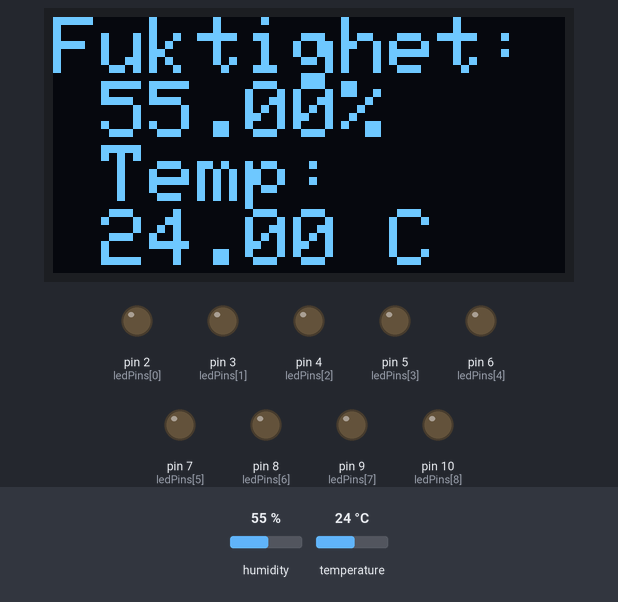
Bench run of a sketch on a simulated Arduino Uno, built with avr-gcc and run on an emulated ATmega328P. Parts: 128×64 one-colour display, output pins drawn as LEDs (lit = HIGH). The test bench sets the inputs (shaded band); at power-on: humidity 55 %, temperature 24 °C. The display library's start-up logo is not drawn; what the sketch prints to the serial monitor is not drawn.

Above: at 2.2 s.
2.3 s: humidity set to 22 %
At 5.6 s:
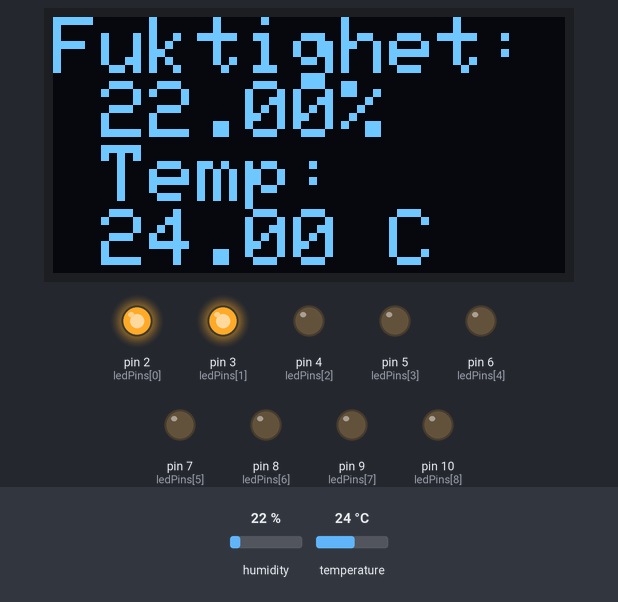
6.2 s: humidity set to 28 %
At 7.7 s:
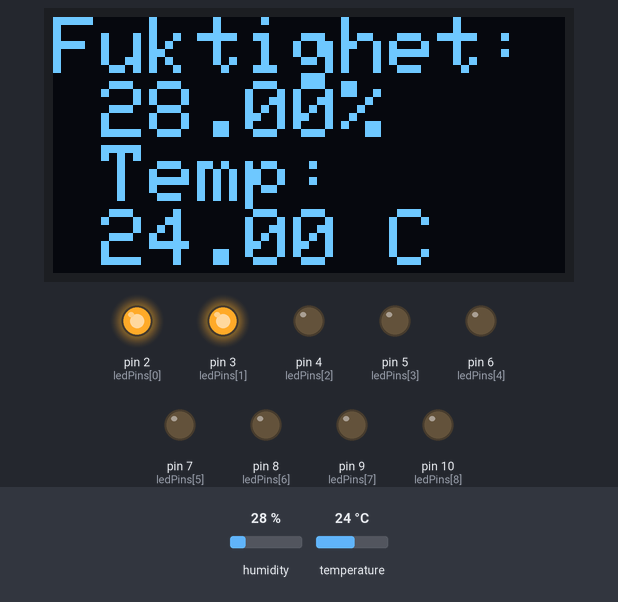
10.1 s: humidity set to 31 %
At 10.8 s:
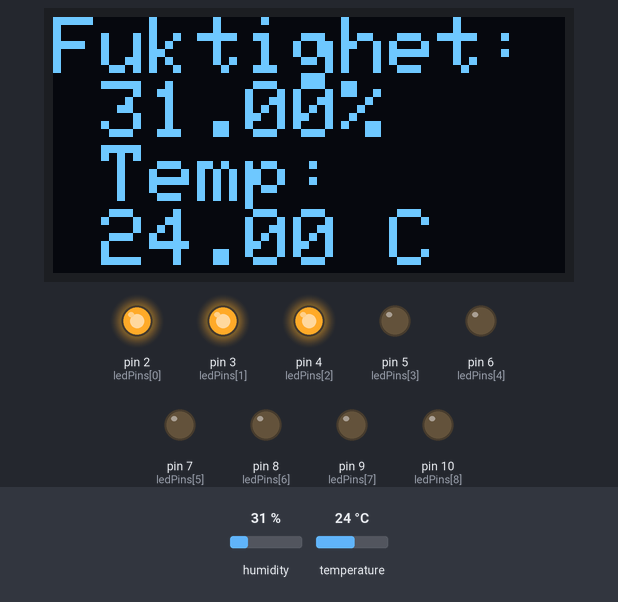
14.0 s: humidity set to 40 %
At 17.3 s:
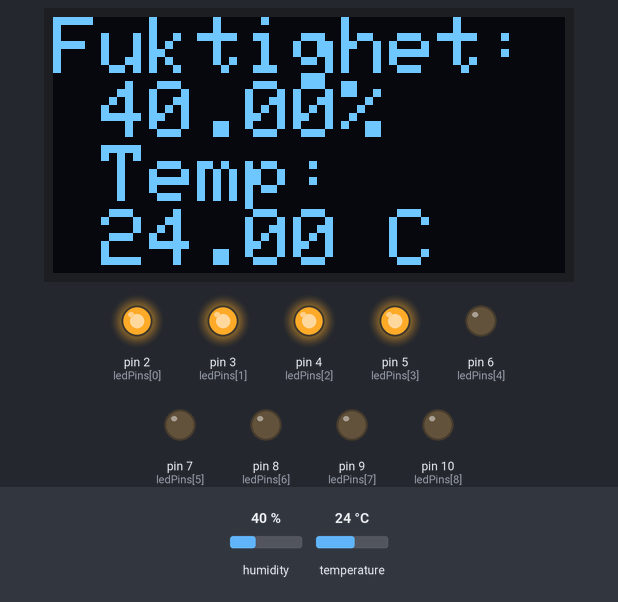
18.0 s: humidity set to 48 %
At 20.5 s:
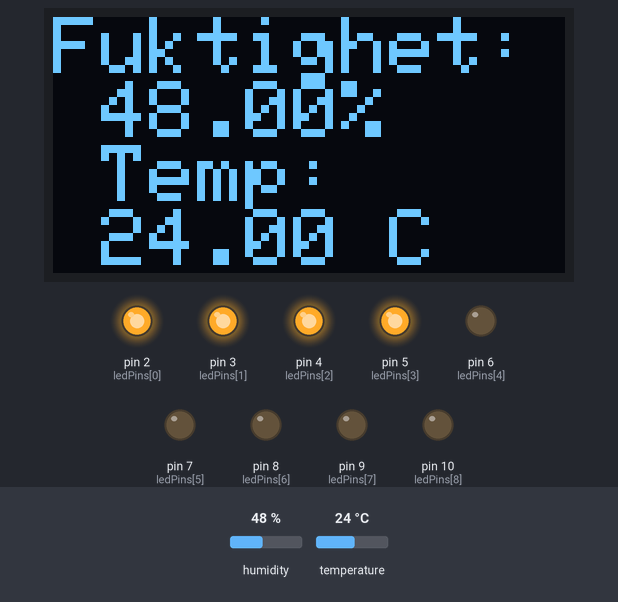
21.9 s: humidity set to 51 %
At 23.6 s:
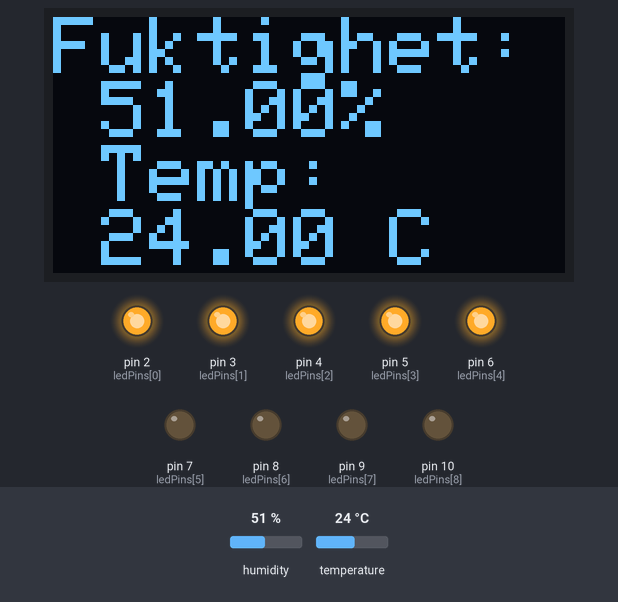
Timing chart, 0 to 25.1 s (numbered marks = the images above; inputs shaded):
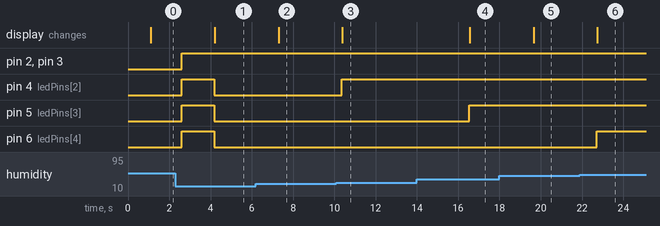

The sketch:

humidity_meter_v2.ino
```cpp
/*
  fil: humidity_meter_v2
  skapare: Viggo Johnsson
  datum: 2023- 12 - 14
  beskrivning: mäter hur varmt och fuktigt det är i ett rum
 */

//det vi använder från library
#include "DHT.h"
#include <SPI.h>
#include <Wire.h>
#include <Adafruit_GFX.h>
#include <Adafruit_SSD1306.h>

      /*---skärmen---*/

#define SCREEN_WIDTH 128 // OLED display bredd, i pixlar
#define SCREEN_HEIGHT 64 // OLED display höjd, i pixlar

  //resettar skärmen
#define OLED_RESET     -1 // Reset pin # (eller -1 ifall den delas med arduino reset pin)
Adafruit_SSD1306 display(SCREEN_WIDTH, SCREEN_HEIGHT, &Wire, OLED_RESET);

#define LOGO_HEIGHT   16 //hur stor loggan är
#define LOGO_WIDTH    16 //och hur bred den är

      /*---mätaren---*/
#define DHTPIN 12   //definera att DHTPIN = 12
#define DHTTYPE DHT11
DHT dht(DHTPIN, DHTTYPE);

  //vilka pins som används för lamporna, samt delay för dem
int ledPins[] = { 2, 3, 4,
                  5, 6, 7,
                  8, 9, 10 };   // alla pins som jag använder för lamporna

int delaytime = 100;

     /*---Setup---*/
     /*
    startup sekvensen för allt som behövs, det inkluderar: skärmen och
    mätaren samt testar om det funkar med "DHTxx test!" i monitorn
    och sätter pinMode till OUTPUT så att lamporna tänds.
      */
void setup() {
  Serial.begin(9600);
  Serial.println(F("DHTxx test!"));
    dht.begin();
  for(int i = 0; i < 9; i++) {
    pinMode(ledPins[i], OUTPUT);
  }
  Serial.begin(115200);
  // SSD1306_SWITCHCAPVCC = generera display voltage från 3.3V innifrån
  if(!display.begin(SSD1306_SWITCHCAPVCC, 0x3C)) {
    Serial.println(F("SSD1306 allocation failed"));
    for(;;);
  }
  display.display();
  delay(1000); // Pause for 2 seconds

}
  /*
  hämtar fuktighet och temperatur från mätaren och sätter det till variablerna h och t.
  printar i seriell monitorn temperaturen och fuktigheten eller "Failed to read from DHT sensor!" om det inte fungerar.
   */
void loop() {
  drawSrting();
  delay(1000);
  float h = dht.readHumidity();
  float t = dht.readTemperature();
  float f = dht.readTemperature(true);
    if (isnan(h) || isnan(t) || isnan(f)) {
      Serial.println(F("Failed to read from DHT sensor!"));
    return;
  }
  float hif = dht.computeHeatIndex(f, h);
  float hic = dht.computeHeatIndex(t, h, false);
    Serial.print(F("%  Temperature: "));
    Serial.print(t);
    Serial.print(F("°C "));
    Serial.print(f);
    Serial.print(F("°F  Heat index: "));
    Serial.print(hic);
    Serial.print(F("°C "));
    Serial.print(hif);
    int pinCount = 9; // mellan 0-9
    int humidity = 100;
    int antalLamporOn = map(h, 0, 90, 0, pinCount);  //mappar för vilka lampor som tänds beroende på variabeln h (fuktigheten)

      /*
       sätter på och av lampor
        sammarbetar med mappen,
       där lampor tänds beroende på hur fuktigt det är.

      */
      for(int i = 0; i < pinCount; i++) {
    if(i < antalLamporOn) {
      digitalWrite(ledPins[i], HIGH); //vilken lampa som ska tändas
    }else {
      digitalWrite(ledPins[i], LOW); //vilka som ska vara släckta
    }
  }
}

  /*
   hämtar som innan fuktigheten och temperaturen från mätaren och sätter det till samma variabler.
   men skriver ut det på en display istället för serial monitorn.
   */
void drawSrting(void) {
  float h = dht.readHumidity();
  float t = dht.readTemperature();
  float f = dht.readTemperature(true);
  float hif = dht.computeHeatIndex(f, h);
  float hic = dht.computeHeatIndex(t, h, false);
  display.clearDisplay();

  display.setTextSize(2);      // Normal 1:1 pixel scale
  display.setTextColor(WHITE); // använd vit text
  display.setCursor(0, 0);     // Starta i top-vänster hörna
  /*
  det den printar på displayen
   */
  display.print(F("Fuktighet: "));
  display.print(h);
  display.print("%    ");
  display.print(F("Temp:     "));
  display.print(t);
  display.print(F(" C "));

  display.display();
  delay(500);
}
```

Measured:
- the behaviour switches between 29 and 30 % on humidity (found by bisection; images 2 and 3)
- the behaviour switches between 49 and 50 % on humidity (found by bisection; images 5 and 6)
- after the input at 2.3 s, the display: changes after 1.9 s (image 1)
- after the input at 6.2 s, the display: changes after 1.1 s (image 2)
- after the input at 10.1 s, pin 4 (ledPins[2]): LOW → HIGH after 0.25 s; the display: changes after 0.28 s (image 3)
- after the input at 14.0 s, pin 5 (ledPins[3]): LOW → HIGH after 2.5 s; the display: changes after 2.6 s (image 4)
- after the input at 18.0 s, the display: changes after 1.7 s (image 5)
- after the input at 21.9 s, pin 6 (ledPins[4]): LOW → HIGH after 0.81 s; the display: changes after 0.84 s (image 6)
